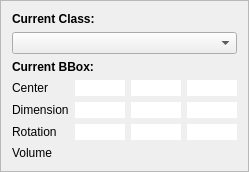
       <widget class="QFrame" name="frame">
        <property name="sizePolicy">
         <sizepolicy hsizetype="Preferred" vsizetype="Minimum">
          <horstretch>0</horstretch>
          <verstretch>0</verstretch>
         </sizepolicy>
        </property>
        <property name="minimumSize">
         <size>
          <width>230</width>
          <height>0</height>
         </size>
        </property>
        <property name="frameShape">
         <enum>QFrame::StyledPanel</enum>
        </property>
        <property name="frameShadow">
         <enum>QFrame::Sunken</enum>
        </property>
        <layout class="QVBoxLayout" name="verticalLayout_4">
         <item>
          <widget class="QLabel" name="current_label_title">
           <property name="sizePolicy">
            <sizepolicy hsizetype="Preferred" vsizetype="Maximum">
             <horstretch>0</horstretch>
             <verstretch>0</verstretch>
            </sizepolicy>
           </property>
           <property name="font">
            <font>
             <family>Arial</family>
             <weight>75</weight>
             <bold>true</bold>
            </font>
           </property>
           <property name="text">
            <string>Current Class:</string>
           </property>
          </widget>
         </item>
          <item>
              <widget class="QComboBox" name="current_class_dropdown">
                  <property name="sizePolicy">
                      <sizepolicy hsizetype="Minimum" vsizetype="Fixed">
                          <horstretch>0</horstretch>
                          <verstretch>0</verstretch>
                      </sizepolicy>
                  </property>
              </widget>
          </item>
         <item>
          <widget class="QLabel" name="current_bbox_title">
           <property name="sizePolicy">
            <sizepolicy hsizetype="Preferred" vsizetype="Maximum">
             <horstretch>0</horstretch>
             <verstretch>0</verstretch>
            </sizepolicy>
           </property>
           <property name="font">
            <font>
             <family>Arial</family>
             <weight>75</weight>
             <bold>true</bold>
            </font>
           </property>
           <property name="text">
            <string>Current BBox:</string>
           </property>
          </widget>
         </item>
         <item>
          <layout class="QGridLayout" name="bbox_parameter_grid" rowminimumheight="0,0,0,0" columnminimumwidth="0,0,0,0">
           <property name="sizeConstraint">
            <enum>QLayout::SetDefaultConstraint</enum>
           </property>
           <property name="topMargin">
            <number>0</number>
           </property>
           <property name="verticalSpacing">
            <number>6</number>
           </property>
           <item row="2" column="1">
            <widget class="QLineEdit" name="edit_rot_x">
             <property name="sizePolicy">
              <sizepolicy hsizetype="Fixed" vsizetype="Fixed">
               <horstretch>0</horstretch>
               <verstretch>0</verstretch>
              </sizepolicy>
             </property>
             <property name="maximumSize">
              <size>
               <width>50</width>
               <height>25</height>
              </size>
             </property>
             <property name="sizeIncrement">
              <size>
               <width>0</width>
               <height>0</height>
              </size>
             </property>
             <property name="baseSize">
              <size>
               <width>0</width>
               <height>0</height>
              </size>
             </property>
             <property name="styleSheet">
              <string notr="true">color: #696969;</string>
             </property>
             <property name="frame">
              <bool>false</bool>
             </property>
             <property name="alignment">
              <set>Qt::AlignRight|Qt::AlignTrailing|Qt::AlignVCenter</set>
             </property>
             <property name="dragEnabled">
              <bool>false</bool>
             </property>
             <property name="readOnly">
              <bool>false</bool>
             </property>
             <property name="clearButtonEnabled">
              <bool>false</bool>
             </property>
            </widget>
           </item>
           <item row="1" column="2">
            <widget class="QLineEdit" name="edit_width">
             <property name="sizePolicy">
              <sizepolicy hsizetype="Fixed" vsizetype="Fixed">
               <horstretch>0</horstretch>
               <verstretch>0</verstretch>
              </sizepolicy>
             </property>
             <property name="maximumSize">
              <size>
               <width>50</width>
               <height>25</height>
              </size>
             </property>
             <property name="sizeIncrement">
              <size>
               <width>0</width>
               <height>0</height>
              </size>
             </property>
             <property name="baseSize">
              <size>
               <width>0</width>
               <height>0</height>
              </size>
             </property>
             <property name="styleSheet">
              <string notr="true">color: #696969;</string>
             </property>
             <property name="frame">
              <bool>false</bool>
             </property>
             <property name="alignment">
              <set>Qt::AlignRight|Qt::AlignTrailing|Qt::AlignVCenter</set>
             </property>
             <property name="dragEnabled">
              <bool>false</bool>
             </property>
            </widget>
           </item>
           <item row="2" column="3">
            <widget class="QLineEdit" name="edit_rot_z">
             <property name="sizePolicy">
              <sizepolicy hsizetype="Fixed" vsizetype="Fixed">
               <horstretch>0</horstretch>
               <verstretch>0</verstretch>
              </sizepolicy>
             </property>
             <property name="maximumSize">
              <size>
               <width>50</width>
               <height>25</height>
              </size>
             </property>
             <property name="sizeIncrement">
              <size>
               <width>0</width>
               <height>0</height>
              </size>
             </property>
             <property name="baseSize">
              <size>
               <width>0</width>
               <height>0</height>
              </size>
             </property>
             <property name="styleSheet">
              <string notr="true">color: #696969;</string>
             </property>
             <property name="frame">
              <bool>false</bool>
             </property>
             <property name="alignment">
              <set>Qt::AlignRight|Qt::AlignTrailing|Qt::AlignVCenter</set>
             </property>
             <property name="dragEnabled">
              <bool>false</bool>
             </property>
            </widget>
           </item>
           <item row="0" column="0">
            <widget class="QLabel" name="center_label">
             <property name="sizePolicy">
              <sizepolicy hsizetype="Maximum" vsizetype="Preferred">
               <horstretch>0</horstretch>
               <verstretch>0</verstretch>
              </sizepolicy>
             </property>
             <property name="text">
              <string>Center</string>
             </property>
            </widget>
           </item>
           <item row="2" column="0">
            <widget class="QLabel" name="rotations_label">
             <property name="sizePolicy">
              <sizepolicy hsizetype="Maximum" vsizetype="Preferred">
               <horstretch>0</horstretch>
               <verstretch>0</verstretch>
              </sizepolicy>
             </property>
             <property name="text">
              <string>Rotation</string>
             </property>
            </widget>
           </item>
           <item row="2" column="2">
            <widget class="QLineEdit" name="edit_rot_y">
             <property name="sizePolicy">
              <sizepolicy hsizetype="Fixed" vsizetype="Fixed">
               <horstretch>0</horstretch>
               <verstretch>0</verstretch>
              </sizepolicy>
             </property>
             <property name="maximumSize">
              <size>
               <width>50</width>
               <height>25</height>
              </size>
             </property>
             <property name="sizeIncrement">
              <size>
               <width>0</width>
               <height>0</height>
              </size>
             </property>
             <property name="baseSize">
              <size>
               <width>0</width>
               <height>0</height>
              </size>
             </property>
             <property name="styleSheet">
              <string notr="true">color: #696969;</string>
             </property>
             <property name="frame">
              <bool>false</bool>
             </property>
             <property name="alignment">
              <set>Qt::AlignRight|Qt::AlignTrailing|Qt::AlignVCenter</set>
             </property>
             <property name="dragEnabled">
              <bool>false</bool>
             </property>
             <property name="readOnly">
              <bool>false</bool>
             </property>
            </widget>
           </item>
           <item row="1" column="3">
            <widget class="QLineEdit" name="edit_height">
             <property name="sizePolicy">
              <sizepolicy hsizetype="Fixed" vsizetype="Fixed">
               <horstretch>0</horstretch>
               <verstretch>0</verstretch>
              </sizepolicy>
             </property>
             <property name="maximumSize">
              <size>
               <width>50</width>
               <height>25</height>
              </size>
             </property>
             <property name="sizeIncrement">
              <size>
               <width>0</width>
               <height>0</height>
              </size>
             </property>
             <property name="baseSize">
              <size>
               <width>0</width>
               <height>0</height>
              </size>
             </property>
             <property name="styleSheet">
              <string notr="true">color: #696969;</string>
             </property>
             <property name="frame">
              <bool>false</bool>
             </property>
             <property name="alignment">
              <set>Qt::AlignRight|Qt::AlignTrailing|Qt::AlignVCenter</set>
             </property>
             <property name="dragEnabled">
              <bool>false</bool>
             </property>
            </widget>
           </item>
           <item row="1" column="1">
            <widget class="QLineEdit" name="edit_length">
             <property name="sizePolicy">
              <sizepolicy hsizetype="Fixed" vsizetype="Fixed">
               <horstretch>0</horstretch>
               <verstretch>0</verstretch>
              </sizepolicy>
             </property>
             <property name="maximumSize">
              <size>
               <width>50</width>
               <height>25</height>
              </size>
             </property>
             <property name="sizeIncrement">
              <size>
               <width>0</width>
               <height>0</height>
              </size>
             </property>
             <property name="baseSize">
              <size>
               <width>0</width>
               <height>0</height>
              </size>
             </property>
             <property name="styleSheet">
              <string notr="true">color: #696969;</string>
             </property>
             <property name="frame">
              <bool>false</bool>
             </property>
             <property name="alignment">
              <set>Qt::AlignRight|Qt::AlignTrailing|Qt::AlignVCenter</set>
             </property>
             <property name="dragEnabled">
              <bool>false</bool>
             </property>
            </widget>
           </item>
           <item row="0" column="3">
            <widget class="QLineEdit" name="edit_pos_z">
             <property name="sizePolicy">
              <sizepolicy hsizetype="Fixed" vsizetype="Fixed">
               <horstretch>0</horstretch>
               <verstretch>0</verstretch>
              </sizepolicy>
             </property>
             <property name="maximumSize">
              <size>
               <width>50</width>
               <height>25</height>
              </size>
             </property>
             <property name="sizeIncrement">
              <size>
               <width>0</width>
               <height>0</height>
              </size>
             </property>
             <property name="baseSize">
              <size>
               <width>0</width>
               <height>0</height>
              </size>
             </property>
             <property name="styleSheet">
              <string notr="true">color: #696969;</string>
             </property>
             <property name="frame">
              <bool>false</bool>
             </property>
             <property name="alignment">
              <set>Qt::AlignRight|Qt::AlignTrailing|Qt::AlignVCenter</set>
             </property>
             <property name="dragEnabled">
              <bool>false</bool>
             </property>
            </widget>
           </item>
           <item row="1" column="0">
            <widget class="QLabel" name="dimensions_label">
             <property name="sizePolicy">
              <sizepolicy hsizetype="Maximum" vsizetype="Preferred">
               <horstretch>0</horstretch>
               <verstretch>0</verstretch>
              </sizepolicy>
             </property>
             <property name="text">
              <string>Dimension</string>
             </property>
            </widget>
           </item>
           <item row="0" column="2">
            <widget class="QLineEdit" name="edit_pos_y">
             <property name="sizePolicy">
              <sizepolicy hsizetype="Fixed" vsizetype="Fixed">
               <horstretch>0</horstretch>
               <verstretch>0</verstretch>
              </sizepolicy>
             </property>
             <property name="maximumSize">
              <size>
               <width>50</width>
               <height>25</height>
              </size>
             </property>
             <property name="sizeIncrement">
              <size>
               <width>0</width>
               <height>0</height>
              </size>
             </property>
             <property name="baseSize">
              <size>
               <width>0</width>
               <height>0</height>
              </size>
             </property>
             <property name="styleSheet">
              <string notr="true">color: #696969;</string>
             </property>
             <property name="frame">
              <bool>false</bool>
             </property>
             <property name="alignment">
              <set>Qt::AlignRight|Qt::AlignTrailing|Qt::AlignVCenter</set>
             </property>
             <property name="dragEnabled">
              <bool>false</bool>
             </property>
            </widget>
           </item>
           <item row="0" column="1">
            <widget class="QLineEdit" name="edit_pos_x">
             <property name="sizePolicy">
              <sizepolicy hsizetype="Fixed" vsizetype="Fixed">
               <horstretch>0</horstretch>
               <verstretch>0</verstretch>
              </sizepolicy>
             </property>
             <property name="maximumSize">
              <size>
               <width>50</width>
               <height>25</height>
              </size>
             </property>
             <property name="sizeIncrement">
              <size>
               <width>0</width>
               <height>0</height>
              </size>
             </property>
             <property name="baseSize">
              <size>
               <width>0</width>
               <height>0</height>
              </size>
             </property>
             <property name="styleSheet">
              <string notr="true">color: #696969;</string>
             </property>
             <property name="frame">
              <bool>false</bool>
             </property>
             <property name="alignment">
              <set>Qt::AlignRight|Qt::AlignTrailing|Qt::AlignVCenter</set>
             </property>
             <property name="dragEnabled">
              <bool>false</bool>
             </property>
            </widget>
           </item>
           <item row="3" column="0">
            <widget class="QLabel" name="label_volume">
             <property name="text">
              <string>Volume</string>
             </property>
            </widget>
           </item>
           <item row="3" column="1">
            <widget class="QLabel" name="volume_value_label">
             <property name="sizePolicy">
              <sizepolicy hsizetype="Fixed" vsizetype="Fixed">
               <horstretch>0</horstretch>
               <verstretch>0</verstretch>
              </sizepolicy>
             </property>
             <property name="maximumSize">
              <size>
               <width>50</width>
               <height>25</height>
              </size>
             </property>
             <property name="styleSheet">
              <string notr="true">color: #696969; margin-right: 3px;</string>
             </property>
             <property name="text">
              <string/>
             </property>
             <property name="alignment">
              <set>Qt::AlignRight|Qt::AlignTrailing|Qt::AlignVCenter</set>
             </property>
             <property name="indent">
              <number>0</number>
             </property>
            </widget>
           </item>
          </layout>
         </item>
        </layout>
       </widget>
